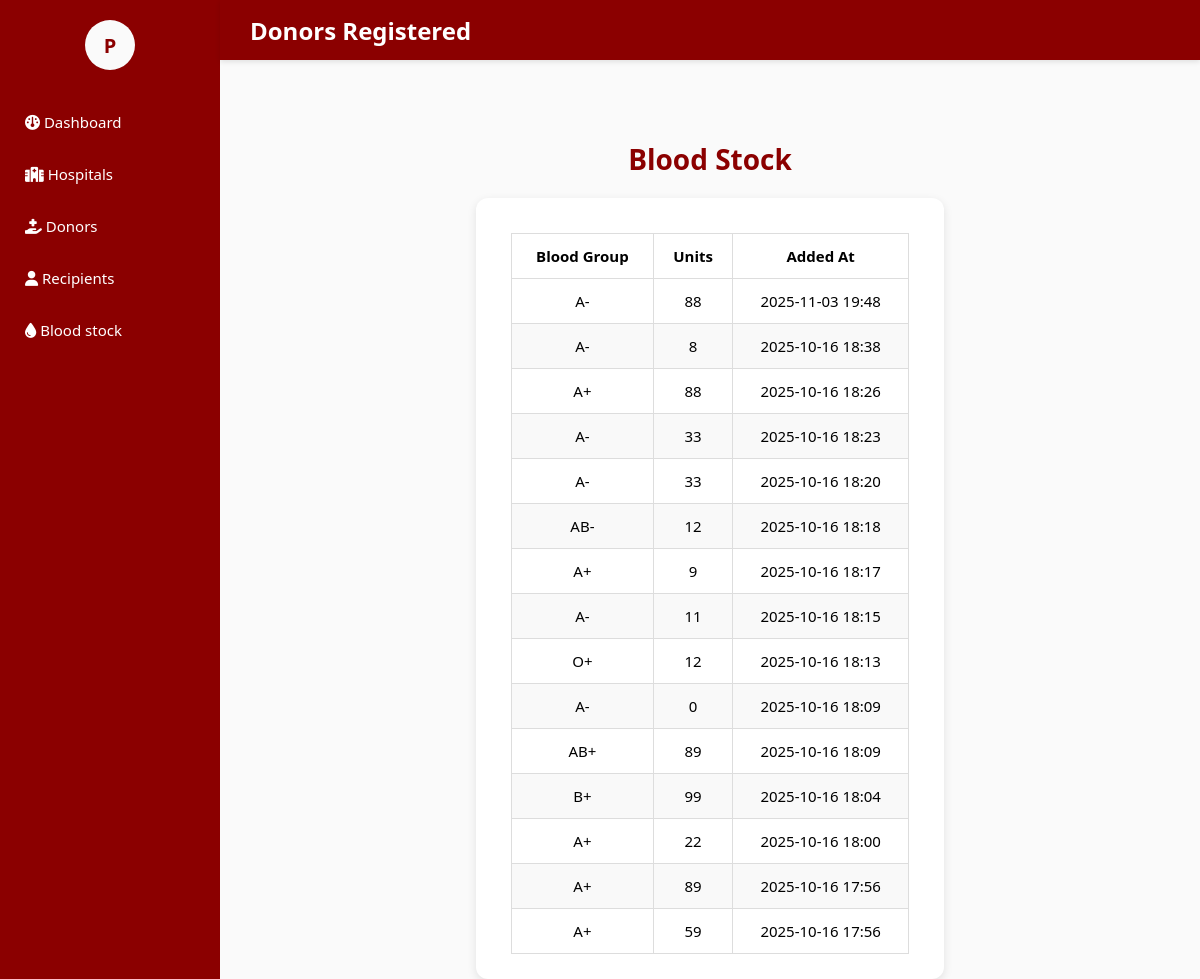
Before: /dashboard/blood_stock/ (signed in) with the older database file.
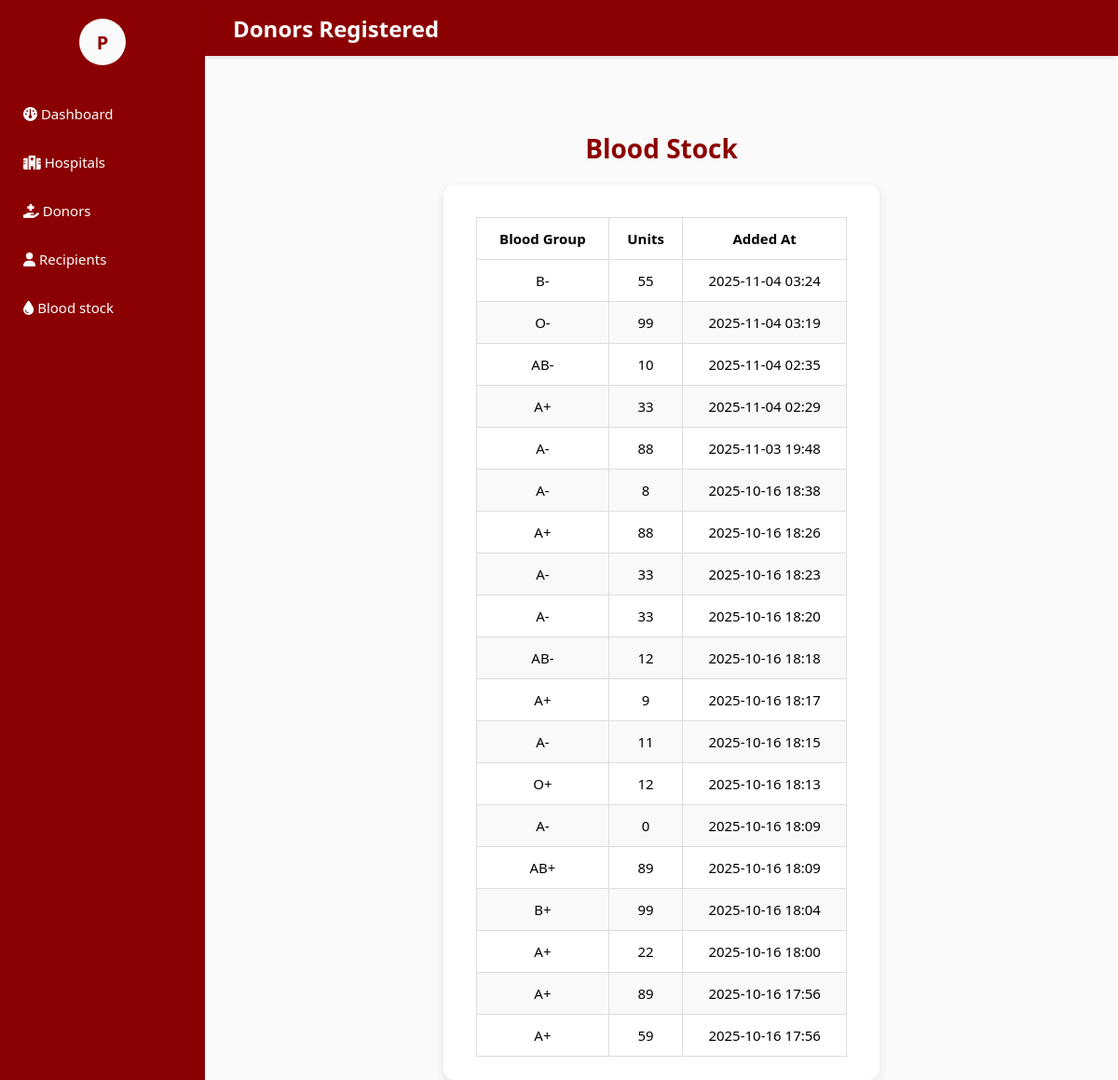
After: the same page with the newer database file.
### blood_bank_app/models.py (models this page shows, shortened)
class BloodStock(models.Model):
    BLOOD_GROUP_CHOICES = [
        ('A+', 'A+'), ('A-', 'A-'),
        ('B+', 'B+'), ('B-', 'B-'),
        ('AB+', 'AB+'), ('AB-', 'AB-'),
        ('O+', 'O+'), ('O-', 'O-'),
    ]
    bloodgroup = models.CharField(max_length=3, choices=BLOOD_GROUP_CHOICES)
    unit = models.PositiveIntegerField()
    added_at = models.DateTimeField(auto_now_add=True)

### blood_bank_app/views.py (the view)
# urls.py: path('dashboard/blood_stock/', views.blood_stock_dashboard, name='blood_stock_dashboard'),
@login_required
def blood_stock_dashboard(request):
    blood_stock = BloodStock.objects.all().order_by('-added_at')
    return render(request, 'blood_stock_dashboard.html', {
        'blood_stock': blood_stock
    })

### blood_bank_app/templates/blood_stock_dashboard.html (shortened to what this page needs)
{% extends 'master.html' %}
{% block content %}
<div class="sidebar">
    <div class="profile-container">
        <div class="profile-icon" onclick="toggleProfile()">
            {{ request.user.username|slice:":1"|upper }}
        </div>
    </div>
    <a href="{% url 'admin_dashboard' %}"><i class="fa-solid fa-gauge"></i> Dashboard</a>
    <a href="{% url 'hospital_dashboard' %}"><i class="fa-solid fa-hospital"></i> Hospitals</a>
    <a href="{% url 'donor_dashboard' %}"><i class="fa-solid fa-hand-holding-medical"></i> Donors</a>
    <a href="{% url 'recipient_dashboard' %}"><i class="fa-solid fa-user"></i> Recipients</a>
    <a href="{% url 'blood_stock_dashboard' %}"><i class="fa-solid fa-droplet"></i> Blood stock</a>
</div>
<div class="topbar">
    Donors Registered
</div>
<div class="main-content">
    <h1>Blood Stock</h1>
    {% if blood_stock %}
    <div class="section">
        <table>
            <thead>
                <tr>
                    <th>Blood Group</th>
                    <th>Units</th>
                    <th>Added At</th>
                </tr>
            </thead>
            <tbody>
                {% for blood in blood_stock %}
                <tr>
                    <td>{{ blood.bloodgroup }}</td>
                    <td>{{ blood.unit }}</td>
                    <td>{{ blood.added_at|date:"Y-m-d H:i" }}</td>
                </tr>
                {% endfor %}
            </tbody>
        </table>
    </div>
    {% else %}
        <p>No blood added yet.</p>
    {% endif %}
</div>
<link rel="stylesheet" href="https://cdnjs.cloudflare.com/ajax/libs/font-awesome/6.5.0/css/all.min.css">
{% endblock %}

### blood_bank_app/templates/master.html (shortened to what this page needs)
<!DOCTYPE html>
<html lang="en">
<head>
    {% load static %}
    <link rel="stylesheet" href="{% static 'css/blood_bank.css' %}">
</head>
<body>
{% block content %}{% endblock %}
</body>
</html>

### blood_bank_app/static/css/blood_bank.css (style rules this page uses)
body { display: flex; flex-direction: column; justify-content: center; align-items: center; height: 100vh; margin: 0; background-color:#FAFAFA; }

### blood_bank_app/templates/blood_stock_dashboard.html (style rules this page uses)
body, html { margin: 0; padding: 0; font-family: 'Segoe UI', sans-serif; background: #FAFAFA; }
.sidebar { width: 220px; background-color: #8B0000; color: white; position: fixed; top: 0; bottom: 0; left: 0; padding-top: 20px; z-index: 50; }
.sidebar a { display: block; color: white; text-decoration: none; padding: 12px 25px; margin: 8px 0; border-radius: 6px; font-weight: 500; font-size: 15px; transition: 0.2s; }
.profile-container { display: flex; flex-direction: column; align-items: center; margin-bottom: 30px; position: relative; }
.profile-icon { width: 50px; height: 50px; border-radius: 50%; background-color: #FAFAFA; color: #8B0000; font-size: 20px; font-weight: bold; cursor: pointer; display: flex; justify-content: center; align-items: center; }
.topbar { position: fixed; left: 220px; right: 0; top: 0; height: 60px; background-color: #8B0000; color: #fff; display: flex; align-items: center; padding-left: 30px; font-size: 1.5em; font-weight: 600; box-shadow: 0 2px 5px rgba(0,0,0,0.1); z-index: 90; }
.main-content { margin-left: 220px; padding: 140px 40px 40px 40px; display: flex; flex-direction: column; align-items: center; box-sizing: border-box; min-height: calc(100vh - 140px); }
.main-content h1 { margin-top: 0; margin-bottom: 20px; font-size: 28px; color: #8B0000; text-align: center; }
.section { width: 100%; max-width: 900px; background: white; border-radius: 12px; padding: 25px 35px; box-shadow: 0 3px 10px rgba(0,0,0,0.1); }
table { width: 100%; border-collapse: collapse; margin-top: 10px; }
th, td { border: 1px solid #ddd; padding: 12px; text-align: center; font-size: 15px; }
tr:nth-child(even) { background-color: #f9f9f9; }

Changed rows visible on the page:
added BloodStock: bloodgroup "B-", unit "55", added_at "2025-11-04 03:24"
added BloodStock: bloodgroup "O-", unit "99", added_at "2025-11-04 03:19"
added BloodStock: bloodgroup "AB-", unit "10", added_at "2025-11-04 02:35"
added BloodStock: bloodgroup "A+", unit "33", added_at "2025-11-04 02:29"
